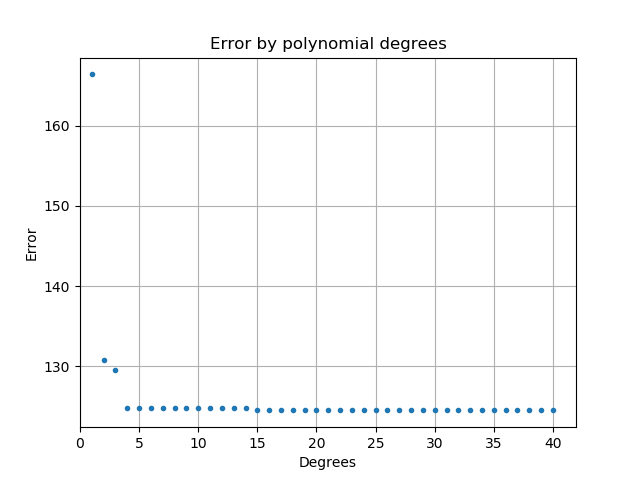

Python code for this plot:
import math
import numpy as np
import pandas as pd
from scipy import interpolate, poly1d
import matplotlib.pyplot as plt
import warnings


def rmse(targets, predictions):
    return np.sqrt(((targets - predictions) ** 2).mean())


def model(xs, ys, n=3):
    with warnings.catch_warnings():
        warnings.simplefilter('ignore', np.RankWarning)
        coefficients = np.polyfit(xs, ys, n)
        polynomial = poly1d(coefficients)
        return polynomial(xs)


def main():
    df = pd.read_csv('greenland-mass-change.csv')
    train = df[df['year'] < 2012]
    test  = df[df['year'] >= 2012]
    train_xs = train['year']
    train_ys = train['mass change']
    test_xs  = test['year']
    test_ys  = test['mass change']

    diffs = [rmse(train_ys, model(train_xs, train_ys, n))
             for n in range(1, 41)]
    plt.plot(range(1, 41), diffs)

    plt.title('Error by polynomial degrees')
    plt.xlabel('Degrees')
    plt.ylabel('Error')
    plt.grid(True)
    plt.gca().set_xlim(0)
    plt.savefig('polynomial_errors.png')
    plt.show()


if __name__ == '__main__':
    main()

